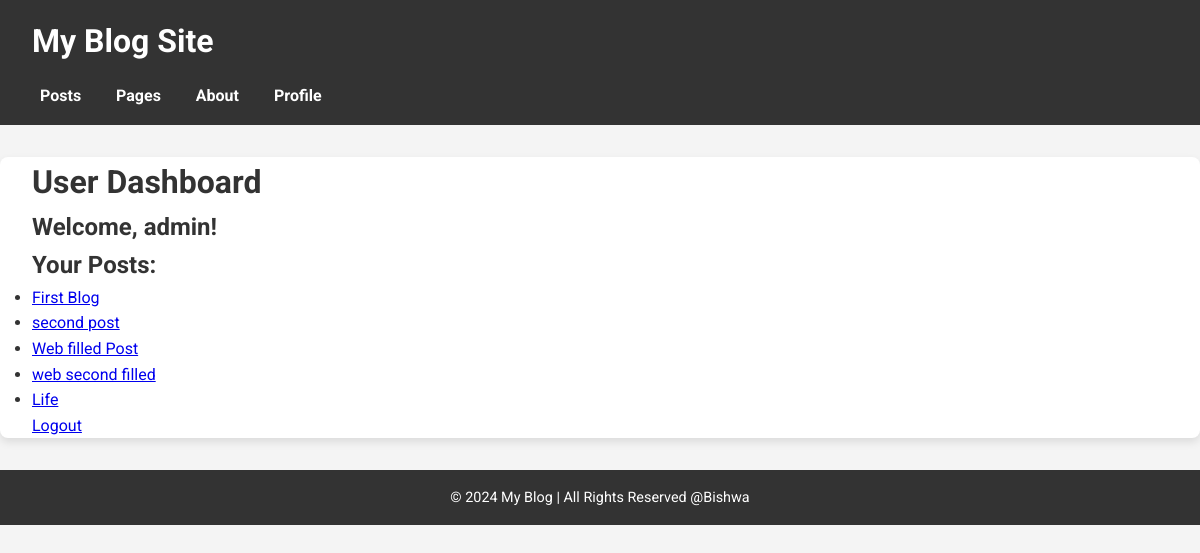
The app's page /users/profile/ (signed in), older data.
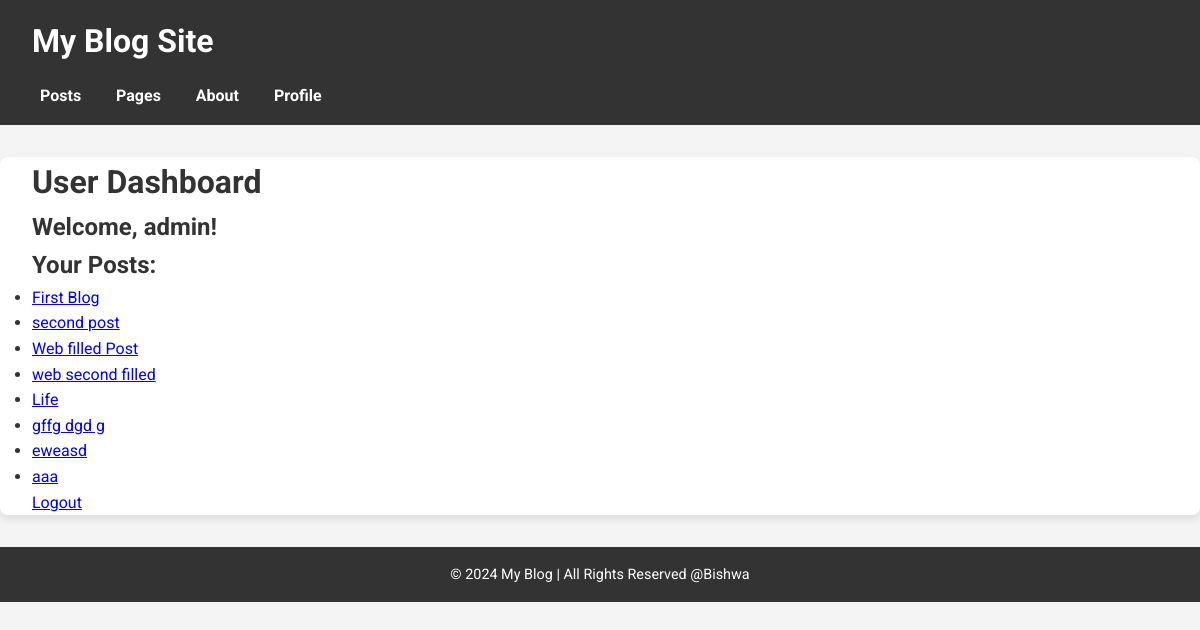
The same page, newer data.
### posts/models.py (models this page shows, shortened)
class Post(models.Model):
    title = models.CharField(max_length=200)
    slug = models.SlugField(unique=True, blank=True)
    content =  models.TextField()
    author = models.ForeignKey('auth.user', on_delete=models.CASCADE)
    created_at = models.DateTimeField(auto_now_add=True)
    updated_at = models.DateTimeField(auto_now=True)

### users/views.py (the view)
# urls.py: path('profile/', profile_view, name='profile'),  # Profile view for logged-in users
@login_required
def profile_view(request):
    user = request.user
    posts = Post.objects.filter(author=user)  # Filter posts by the logged-in user
    context = {
        'user': user,
        'posts': posts,
    }
    return render(request, 'users/profile.html', context)

### templates/users/profile.html
{% extends "base.html" %}
{% block content %}
    <h1>User Dashboard</h1>
    {% if user.is_authenticated %}
        <h2>Welcome, {{ user.username }}!</h2>
        <h2>Your Posts:</h2>
        <ul>
            {% for post in posts %}
                <li><a href="{% url 'post_detail' post.slug %}">{{ post.title }}</a></li>
            {% empty %}
                <li>You have no posts yet.</li>
            {% endfor %}
        </ul>
        <a href="{% url 'logout' %}">Logout</a>
    {% else %}
        <h2>Welcome, Guest!</h2>
        <p>Please <a href="{% url 'register' %}">register</a> to create an account or log in to access your profile.</p>
        <p><a href="{% url 'login' %}">Login</a></p>
    {% endif %}
{% endblock %}

Row changes from the older to the newer data that the page shows:
added Post: title "gffg dgd g"
added Post: title "eweasd"
added Post: title "aaa"
